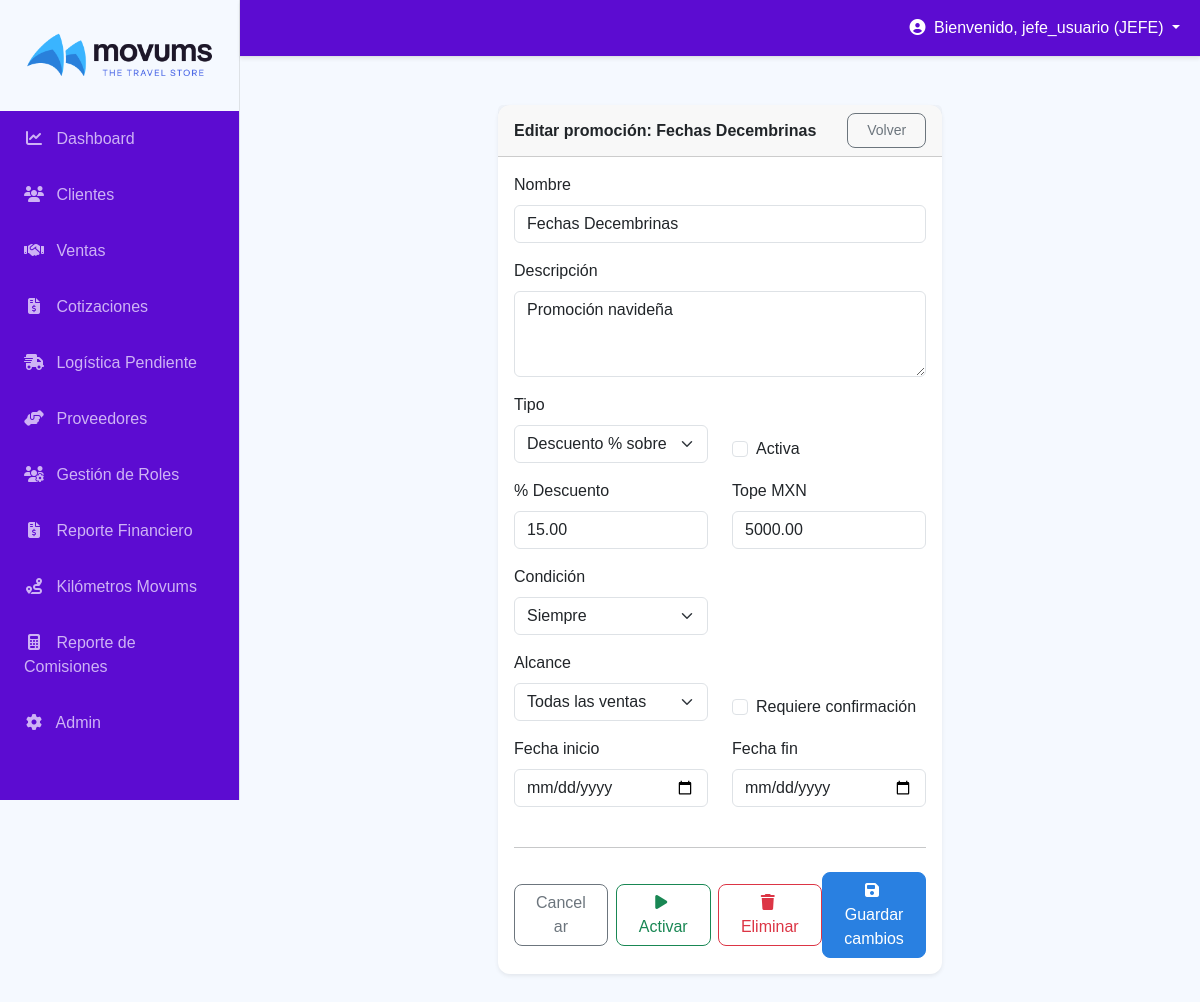
/crm/kilometros/promociones/2/editar/ (signed in), run on the app's committed database.
### usuarios/models.py (models this page shows, shortened)
class Perfil(models.Model):
    user = models.OneToOneField(User, on_delete=models.CASCADE)
    ROL_CHOICES = [
        ('JEFE', 'Jefe (Acceso Total)'),
        ('DIRECTOR_GENERAL', 'Director General'),
        ('DIRECTOR_VENTAS', 'Director de Ventas'),
        ('DIRECTOR_ADMINISTRATIVO', 'Director Administrativo'),
        ('GERENTE', 'Gerente'),
        ('CONTADOR', 'Contador (Solo Pagos/Reportes)'),
        ('VENDEDOR', 'Asesor (Ventas/Clientes)'),  # Mantenemos VENDEDOR internamente, display como "Asesor"
    ]
    rol = models.CharField(max_length=25, choices=ROL_CHOICES, default='VENDEDOR')
    TIPO_VENDEDOR_CHOICES = [
        ('MOSTRADOR', 'Asesor de Mostrador'),
        ('CAMPO', 'Asesor de Campo'),
        ('ISLA', 'Asesor de Isla'),
    ]
    tipo_vendedor = models.CharField(max_length=10, choices=TIPO_VENDEDOR_CHOICES, default='MOSTRADOR',
                                     help_text="Usado para calcular el esquema de comisiones. Solo aplica para usuarios con rol Asesor.")

### crm/models.py (models this page shows, shortened)
class PromocionKilometros(models.Model):
    TIPO_CHOICES = [
        ('DESCUENTO', 'Descuento % sobre total'),
        ('KM', 'Bonificación de Kilómetros'),
    ]
    CONDICION_CHOICES = [
        ('SIEMPRE', 'Siempre'),
        ('CUMPLE', 'Cumpleaños del cliente'),
        ('MES', 'Mes específico'),
        ('RANGO', 'Rango de fechas'),
    ]
    ALCANCE_CHOICES = [
        ('TODAS', 'Todas las ventas'),
        ('NAC', 'Solo ventas nacionales'),
        ('INT', 'Solo ventas internacionales'),
    ]
    nombre = models.CharField(max_length=150)
    descripcion = models.TextField(blank=True, null=True)
    tipo = models.CharField(max_length=20, choices=TIPO_CHOICES, default='DESCUENTO')
    porcentaje_descuento = models.DecimalField(max_digits=6, decimal_places=2, default=Decimal('0.00'))
    monto_tope_mxn = models.DecimalField(max_digits=12, decimal_places=2, default=Decimal('0.00'))
    condicion = models.CharField(max_length=20, choices=CONDICION_CHOICES, default='SIEMPRE')
    valor_condicion = models.CharField(max_length=20, blank=True, null=True, help_text="Ej: mes=2, o día/mes 14-02")
    alcance = models.CharField(max_length=10, choices=ALCANCE_CHOICES, default='TODAS')
    requiere_confirmacion = models.BooleanField(default=False)
    fecha_inicio = models.DateField(blank=True, null=True)
    fecha_fin = models.DateField(blank=True, null=True)
    activa = models.BooleanField(default=True)
    creada_en = models.DateTimeField(auto_now_add=True)
    actualizada_en = models.DateTimeField(auto_now=True)
    kilometros_bono = models.DecimalField(
        max_digits=12,
        decimal_places=2,
        default=Decimal('0.00'),
        help_text="Solo aplica si el tipo es Bonificación de Kilómetros."
    )
    class Meta:
        ordering = ['-creada_en']
        verbose_name = "Promoción de Kilómetros"
        verbose_name_plural = "Promociones de Kilómetros"

### crm/views.py (the view, shortened to what this page needs)
# urls.py: path('kilometros/promociones/<int:pk>/editar/', PromocionKilometrosUpdateView.as_view(), name='editar_promocion_km'),
class PromocionKilometrosUpdateView(LoginRequiredMixin, UserPassesTestMixin, UpdateView):
    model = PromocionKilometros
    form_class = PromocionKilometrosForm
    template_name = 'crm/promocion_form.html'
    context_object_name = 'promocion'
    def test_func(self):
        user_rol = getattr(getattr(self.request.user, 'perfil', None), 'rol', 'INVITADO')
        return user_rol == 'JEFE'

### crm/templates/crm/promocion_form.html (shortened to what this page needs)
{% extends 'base.html' %}
{% block content %}
<div class="container py-4">
  <div class="row justify-content-center">
    <div class="col-12 col-lg-8 col-xl-6">
      <div class="card shadow-sm">
        <div class="card-header d-flex justify-content-between align-items-center">
          <strong>Editar promoción: {{ promocion.nombre }}</strong>
          <a class="btn btn-outline-secondary btn-sm" href="{% url 'kilometros_dashboard' %}">Volver</a>
        </div>
        <div class="card-body">
          <form method="post">
            <div class="mb-3">
              <label class="form-label">Nombre</label>
              {{ form.nombre }}
            </div>
            <div class="mb-3">
              <label class="form-label">Descripción</label>
              {{ form.descripcion }}
            </div>
            <div class="row">
              <div class="col-6 mb-3">
                <label class="form-label">Tipo</label>
                {{ form.tipo }}
              </div>
              <div class="col-6 mb-3 d-flex align-items-end">
                <div class="form-check">
                  {{ form.activa }} <label class="form-check-label">Activa</label>
                </div>
              </div>
            </div>
            <div class="row" id="campos-descuento">
              <div class="col-6 mb-3">
                <label class="form-label">% Descuento</label>
                {{ form.porcentaje_descuento }}
              </div>
              <div class="col-6 mb-3">
                <label class="form-label">Tope MXN</label>
                {{ form.monto_tope_mxn }}
              </div>
            </div>
            <div class="row">
              <div class="col-6 mb-3">
                <label class="form-label">Condición</label>
                {{ form.condicion }}
              </div>
            </div>
            <div class="row">
              <div class="col-6 mb-3">
                <label class="form-label">Alcance</label>
                {{ form.alcance }}
              </div>
              <div class="col-6 mb-3 d-flex align-items-end">
                <div class="form-check">
                  {{ form.requiere_confirmacion }} <label class="form-check-label">Requiere confirmación</label>
                </div>
              </div>
            </div>
            <div class="row">
              <div class="col-6 mb-3">
                <label class="form-label">Fecha inicio</label>
                {{ form.fecha_inicio }}
              </div>
              <div class="col-6 mb-3">
                <label class="form-label">Fecha fin</label>
                {{ form.fecha_fin }}
              </div>
            </div>
            <hr class="my-4">
            <div class="d-flex justify-content-between align-items-center">
              <div class="d-flex gap-2">
                <a class="btn btn-outline-secondary" href="{% url 'kilometros_dashboard' %}">Cancelar</a>
                {% if promocion.activa %}
                  <a href="{% url 'desactivar_promocion_km' promocion.pk %}" class="btn btn-outline-warning" onclick="return confirm('¿Estás seguro de que deseas desactivar esta promoción?');">
                    <i class="fas fa-pause me-1"></i>Desactivar
                  </a>
                {% else %}
                  <a href="{% url 'activar_promocion_km' promocion.pk %}" class="btn btn-outline-success" onclick="return confirm('¿Estás seguro de que deseas activar esta promoción?');">
                    <i class="fas fa-play me-1"></i>Activar
                  </a>
                {% endif %}
                <a href="{% url 'eliminar_promocion_km' promocion.pk %}" class="btn btn-outline-danger" onclick="return confirm('¿Estás seguro de que deseas ELIMINAR esta promoción? Esta acción no se puede deshacer.');">
                  <i class="fas fa-trash me-1"></i>Eliminar
                </a>
              </div>
              <button class="btn btn-primary" type="submit">
                <i class="fas fa-save me-1"></i>Guardar cambios
              </button>
            </div>
          </form>
        </div>
      </div>
    </div>
  </div>
</div>
{% endblock %}

### templates/base.html (shortened to what this page needs)
{% load static %}
<!DOCTYPE html>
<html lang="es">
<head>
<link href="https://cdn.jsdelivr.net/npm/bootstrap@5.3.3/dist/css/bootstrap.min.css" rel="stylesheet">
<link rel="stylesheet" href="https://cdnjs.cloudflare.com/ajax/libs/font-awesome/6.5.2/css/all.min.css">
<link rel="stylesheet" href="{% static 'css/main.css' %}">
</head>
<body class="no-animations">
<div class="d-flex" id="wrapper">
    <div class="text-white border-end" id="sidebar-wrapper">
        <div class="sidebar-heading border-bottom">
            <div class="logo-area">
                <img src="{% static 'img/logo_mini.png' %}" alt="Logo Movums" class="logo-img">
            </div>
        </div>
        <div class="list-group list-group-flush">
            <a href="{% url 'dashboard' %}" class="list-group-item list-group-item-action text-white p-3"><i class="fas fa-chart-line fa-fw me-2"></i> Dashboard</a>
            {% with user.perfil.rol|default:""|upper as user_full_rol_upper %}
                {% if "JEFE" in user_full_rol_upper or "VENDEDOR" in user_full_rol_upper or "CONTADOR" in user_full_rol_upper %}
                    <a href="{% url 'lista_clientes' %}" class="list-group-item list-group-item-action text-white p-3"><i class="fas fa-users fa-fw me-2"></i> Clientes</a>
                {% endif %}
                <a href="{% url 'lista_ventas' %}" class="list-group-item list-group-item-action text-white p-3"><i class="fas fa-handshake fa-fw me-2"></i> Ventas</a>
                <a href="{% url 'cotizaciones_lista' %}" class="list-group-item list-group-item-action text-white p-3"><i class="fas fa-file-invoice-dollar fa-fw me-2"></i> Cotizaciones</a>
                {% if "JEFE" in user_full_rol_upper %}
                    <a href="{% url 'logistica_pendiente' %}" class="list-group-item list-group-item-action text-white p-3"><i class="fas fa-shipping-fast fa-fw me-2"></i> Logística Pendiente</a>
                    <a href="{% url 'proveedores' %}" class="list-group-item list-group-item-action text-white p-3"><i class="fas fa-handshake-angle fa-fw me-2"></i> Proveedores</a>
                    <a href="{% url 'gestion_roles' %}" class="list-group-item list-group-item-action text-white p-3"><i class="fas fa-users-cog fa-fw me-2"></i> Gestión de Roles</a>
                {% endif %}
                {% if "JEFE" in user_full_rol_upper or "CONTADOR" in user_full_rol_upper %}
                    <a href="{% url 'reporte_financiero' %}" class="list-group-item list-group-item-action text-white p-3"><i class="fas fa-file-invoice-dollar fa-fw me-2"></i> Reporte Financiero</a>
                    <a href="{% url 'kilometros_dashboard' %}" class="list-group-item list-group-item-action text-white p-3"><i class="fas fa-route fa-fw me-2"></i> Kilómetros Movums</a>
                {% endif %}
                {% if "JEFE" in user_full_rol_upper or "CONTADOR" in user_full_rol_upper or "VENDEDOR" in user_full_rol_upper %}
                    <a href="{% url 'reporte_comisiones' %}" class="list-group-item list-group-item-action text-white p-3"><i class="fas fa-calculator fa-fw me-2"></i> Reporte de Comisiones</a>
                {% endif %}
                {% if user.is_superuser %}
                    <a href="{% url 'admin:index' %}" class="list-group-item list-group-item-action text-white p-3"><i class="fas fa-cog fa-fw me-2"></i> Admin</a>
                {% endif %}
            {% endwith %}
        </div>
    </div>
    <div id="page-content-wrapper">
        <nav class="navbar navbar-expand-lg navbar-dark border-bottom sticky-top" id="main-navbar">
            <div class="container-fluid">
                <ul class="navbar-nav ms-auto mt-2 mt-lg-0">
                    <li class="nav-item dropdown">
                        <a class="nav-link dropdown-toggle" id="navbarDropdown" href="#" role="button" data-bs-toggle="dropdown" aria-haspopup="true" aria-expanded="false">
                            <i class="fas fa-user-circle me-1"></i> Bienvenido, {{ user.get_username|default:"Invitado" }} ({{ user.perfil.rol|default:"INV" }})
                        </a>
                    </li>
                </ul>
            </div>
        </nav>
        <div class="container-fluid py-4" id="main-content" style="opacity: 0; pointer-events: auto !important;">
            {% block content %}{% endblock %}
        </div>
    </div>
</div>
</body>
</html>

### static/css/main.css (style rules this page uses)
:root { --movums-primary: #5c0cd1; --movums-background: #f5f9ff; --sidebar-header-color: #f5f9ff; --secondary-color: #2980e1; --text-color: #3f3e3e; --success-accent: #86da02; --danger-accent: #771409; --table-header-color: #5c0cd1; --info-accent: #2c95ce; }
body { overflow-x: hidden; background-color: var(--movums-background); color: var(--text-color); font-family: 'Poppins', sans-serif; }
#wrapper { display: flex; }
#sidebar-wrapper { background-color: var(--movums-primary) !important; color: white; transition: margin 0.25s ease-out; }
.sidebar-heading { background-color: var(--sidebar-header-color); padding: 2px 1.25rem; font-size: 1.2rem; color: var(--movums-primary); border-bottom: 1px solid rgba(0, 0, 0, 0.1); }
#sidebar-wrapper .list-group-item { color: #ceb3f5 !important; }
#main-navbar { background-color: var(--movums-primary) !important; box-shadow: 0 2px 4px rgba(0, 0, 0, 0.08); }
.navbar-dark .nav-link, .navbar-dark .navbar-toggler-icon, .navbar-dark .dropdown-toggle, #sidebarToggle i { color: #FFFFFF !important; }
.card, .alert, .table { border-radius: 12px; border: none; box-shadow: 0 6px 16px rgba(0, 0, 0, 0.08); background-color: white; }
.btn, button.btn, a.btn, input.btn[type="button"], input.btn[type="submit"] { border-radius: 8px; font-weight: 500; padding: .375rem 1.2rem; transition: all 0.3s cubic-bezier(0.4, 0, 0.2, 1) !important; position: relative; overflow: hidden; cursor: pointer; }
#main-content.loaded .btn { animation: buttonFadeIn 0.5s ease-out forwards; animation-fill-mode: both; }
.btn::after, button.btn::after, a.btn::after { content: ''; position: absolute; top: 50%; left: 50%; width: 0; height: 0; border-radius: 50%; background: rgba(255, 255, 255, 0.4); transform: translate(-50%, -50%); transition: width 0.4s ease, height 0.4s ease, opacity 0.4s ease; opacity: 0; pointer-events: none; z-index: 0; }
.btn-primary { background-color: var(--secondary-color); border-color: var(--secondary-color); color: white; transition: all 0.3s cubic-bezier(0.4, 0, 0.2, 1) !important; }
a:not(.btn), button:not(.btn), .card { transition: all 0.3s cubic-bezier(0.4, 0, 0.2, 1); }
.nav-link { position: relative; }

### templates/base.html (style rules this page uses)
#sidebar-wrapper { height: 100vh; width: 15rem; position: fixed; top: 0; left: 0; z-index: 10; overflow-y: auto; background-color: #0d6efd; }
#page-content-wrapper { margin-left: 15rem; width: calc(100% - 15rem); min-width: 0; }
.sidebar-heading { border-color: rgba(255, 255, 255, 0.1) !important; padding: 1.5rem; display: flex; justify-content: center; align-items: center; }
.logo-area { max-width: 100%; padding: 0; margin: 0; }
.logo-img { max-width: 100%; height: auto; display: block; }
.list-group-item { color: rgba(255, 255, 255, .8) !important; background-color: transparent !important; border: none !important; padding: 1rem 1.5rem !important; font-weight: 500; }
@media (min-width: 768px) { #sidebar-wrapper { margin-left: 0; } }
#main-content { opacity: 0; position: relative; pointer-events: auto !important; }
#main-content.loaded { animation: fadeInUp 0.5s ease-out forwards; }
#main-content.loaded .card, #main-content.loaded .table-responsive, #main-content.loaded .alert { animation: fadeInScale 0.4s ease-out; animation-fill-mode: both; }
#main-content.loaded .card:nth-child(1) { animation-delay: 0.05s; }
.list-group-item { transition: all 0.3s ease; }
.btn, button.btn, a.btn, input.btn[type="button"], input.btn[type="submit"], button[class*="btn"], a[class*="btn"], [class*="btn"] { transition: all 0.3s cubic-bezier(0.4, 0, 0.2, 1) !important; position: relative !important; overflow: hidden !important; cursor: pointer !important; will-change: transform !important; }
.btn::after, button.btn::after, a.btn::after { content: '' !important; position: absolute !important; top: 50% !important; left: 50% !important; width: 0 !important; height: 0 !important; border-radius: 50% !important; background: rgba(255, 255, 255, 0.5) !important; transform: translate(-50%, -50%) !important; transition: width 0.4s ease, height 0.4s ease, opacity 0.4s ease !important; opacity: 0 !important; pointer-events: none !important; z-index: 1 !important; }
.btn > *, button.btn > *, a.btn > * { position: relative !important; z-index: 2 !important; }

### data on the page
PromocionKilometros: nombre "Fechas Decembrinas", descripcion "Promoción navideña", tipo "Descuento % sobre total", porcentaje_descuento "15.00", monto_tope_mxn "5000.00", condicion "Siempre", alcance "Todas las ventas"

### other printed values
{{ user.get_username|default:"Invitado" }} "jefe_usuario"
{{ user.perfil.rol|default:"INV" }} "JEFE"
